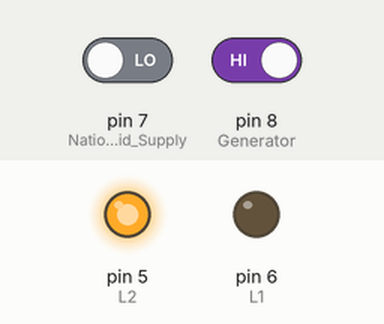
This sketch was run on a simulated Arduino Uno, built with avr-gcc and run on an emulated ATmega328P. Parts: output pins drawn as LEDs (lit = HIGH). Inputs (shaded band) come from the test bench; at power-on: pin 7 (National_Grid_Supply) LOW, pin 8 (Generator) HIGH.

Above: at 10.8 s.
10.9 s: pin 7 (National_Grid_Supply) driven HIGH and pin 8 (Generator) driven LOW
At 20.7 s:
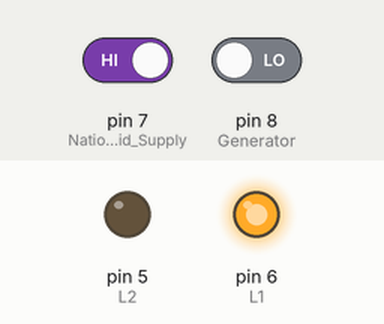
21.5 s: pin 7 (National_Grid_Supply) driven LOW
At 30.8 s:
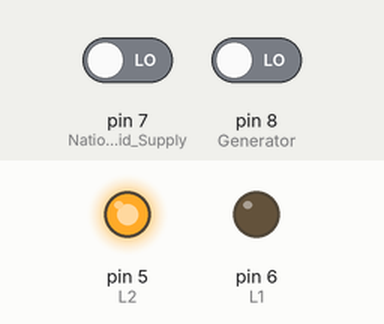
31.5 s: pin 7 (National_Grid_Supply) driven HIGH
At 40.8 s:
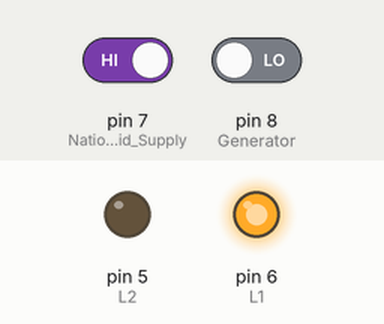
Timing chart, 0 to 42.3 s (numbered marks = the images above; inputs shaded):
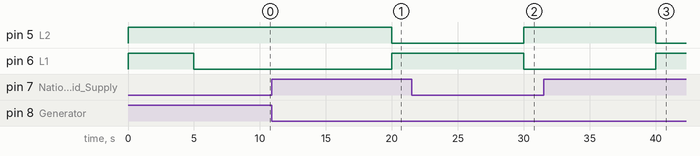

The sketch:

ATS_control_.ino
```cpp
/*
USE >> Arduino UNO
##Input Pin
PIN 8 >>From Generator Side Input DC 5V with pull down resistor
PIN 7 >>From National Supply Side Input DC 5V with pull down resistor
##Output Pin
PIN 6 >>Generator ON/OFF Action PIN
PIN 5 >>National power Supply ON/OFF Action PIN
*/


int L1 = 6;// Relay  IN1  // Generator ON/OFF Action PIN
int L2 = 5; // Relay  IN2 // National power Supply ON/OFF Action PIN


void setup() {
  pinMode(8, INPUT); // Generator >>>>>>Input DC 5V with pull down resistor
  pinMode(7, INPUT); // National Grid Supply >>>>>> Input DC 5V with pull down resistor
  pinMode(L1, OUTPUT); // Generator ON/OFF Action PIN
  pinMode(L2, OUTPUT); // National power Supply ON/OFF Action PIN
  digitalWrite(L1, 1);
  digitalWrite(L2, 1);
}

void loop() {

  int Line1 = digitalRead(8);
  int Line2 = digitalRead(7);


  if (Line1 == LOW && Line2 == LOW )
  {
    delay(5000);
    digitalWrite(L1, 0);
    digitalWrite(L2, 1);
  }


  else if (Line1 == LOW && Line2 == HIGH )
  {

    delay(5000);
    digitalWrite(L1, 1);
    digitalWrite(L2, 0);
  }

  else if (Line1 == HIGH && Line2 == LOW )
  {
    delay(5000);
    digitalWrite(L1, 0);
    digitalWrite(L2, 1);
  }


  else if (Line1 == HIGH && Line2 == HIGH )
  {
    delay(5000);
    digitalWrite(L1, 1);
    digitalWrite(L2, 0);
  }

 else
 {
    digitalWrite(L1, 1);
    digitalWrite(L2, 1);
 }


}
```

Measured:
- after the input at 10.9 s, pin 5 (L2): HIGH → LOW after 9.1 s; pin 6 (L1): LOW → HIGH after 9.1 s
- after the input at 21.5 s, pin 5 (L2): LOW → HIGH after 8.5 s; pin 6 (L1): HIGH → LOW after 8.5 s
- after the input at 31.5 s, pin 5 (L2): HIGH → LOW after 8.5 s; pin 6 (L1): LOW → HIGH after 8.5 s
